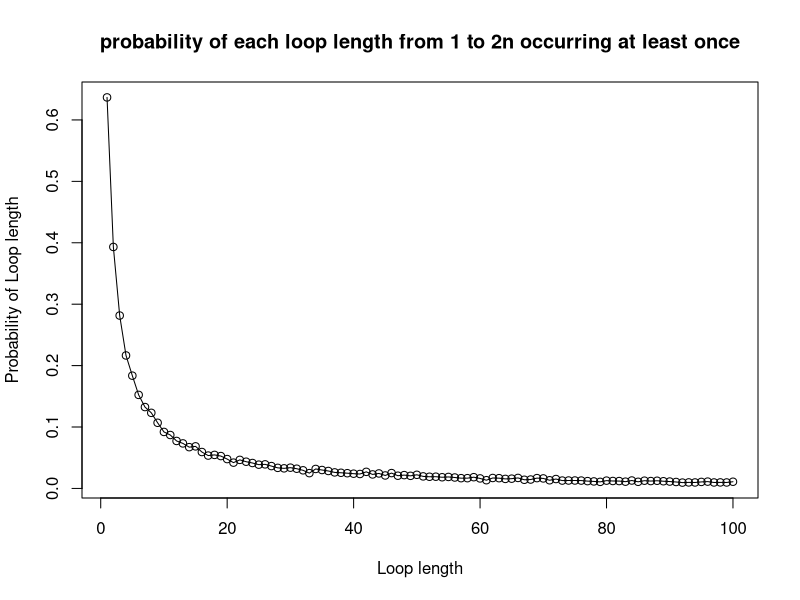
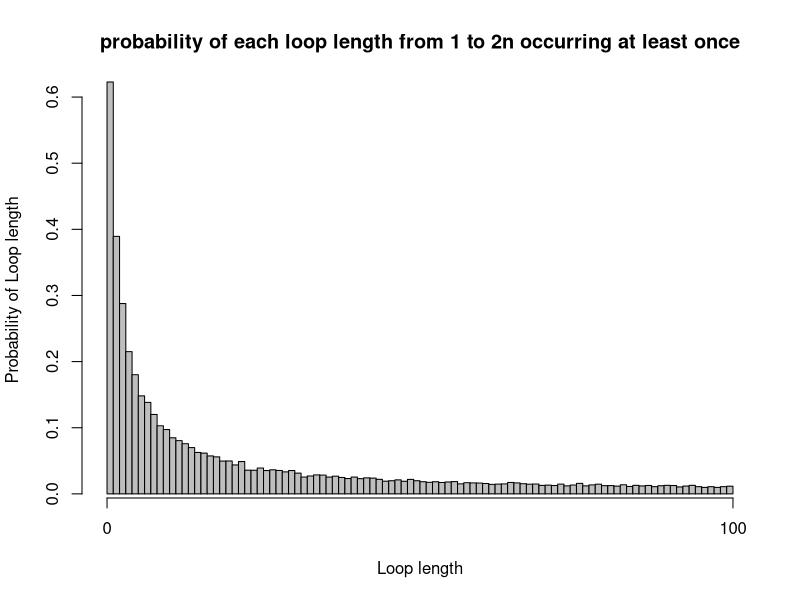

Generate these figures, in order, with R:
# Karman Singh s1936373
# Viren Sirwani Mulani s1949143
# Alannah Hounat s2434943
# Git repo Link:
# Team member contributions to project:

# INPUT: n <- decides numbers of prisoners, k<- prisoner number, numbered_boxes <- numbered boxes
# OUTPUT: the number of successes
# Purpose: Is to find and track the number of successes for us to calculate
# the probabilities in later functions. Also, so code isn't repeated in later functions
success_check <- function(n, k, numbered_boxes) {
  # number of boxes opened by prisoner
  number_of_attempts <- 0
  # value 1 indicates prisoner number found, 0 otherwise
  number_of_success <- 0
  # first box opened corresponds to value of k, depending on strategy used, could be 
  # random or prisoners number
  guess <- numbered_boxes[k]
  # while loop checks if number of boxes opened is less than or equal to n
  while (number_of_attempts <= n) {
    if (guess == k) {
      # if prisoner number found, no need to continue looking
      number_of_success <- 1
      break
    }
    else {
      # move on to the next box as previous box did not contain prisoner number
      guess <- numbered_boxes[guess]
      # number of attempts goes up by one as prisoner moves on to next box
      number_of_attempts <- number_of_attempts + 1
    }
  }
  
  return (number_of_success)
}

# INPUT: n <- decides numbers of prisoners, quantity <- number of items to choose
# OUTPUT: vector of integers of length 'quantity'
# PURPOSE: produce a vector of box numbers of a particular size depending on 
# the strategy. Strategy 2 would require us to return just one box number while 
# strategy 3 requires us to return n random box numbers
produce_random_numbered_boxes <- function(n, quantity) {
  return (sample(1:n, quantity))
}

# INPUT: n <- decides numbers of prisoners, k <- prisoner number, strategy <- 1, 2 or 3,
# numbered_boxes<- numbered boxes
# OUTPUT: 1(success) or 0(fail)
# PURPOSE: This function simulates the first strategy where a prisoner
# picks a box with their number on it, the second strategy where a prisoner
# picks a random box to begin with, and the third strategy where a prisoner
# picks n boxes at random, checking each card for their number
check_success_given_strategy <- function(n, k, strategy, numbered_boxes){
  success_strategy3 <- 0
  # if and else if to select the correct strategy
  if (strategy == 1)
    # first box picked has prisoners number on it
    first_box <- k
  else if (strategy == 2)
    # pick a box with a random number on it by calling the helper function 
    # 'produce_random_numbered_boxes'
    first_box <- produce_random_numbered_boxes(2 * n, 1)
  else if (strategy == 3) {
    # here we need n random boxes, the aforementioned helper function is used again
    random_box <- produce_random_numbered_boxes(2 * n, n)
    for (box in random_box) {
      # if one of the random boxes contains the prisoners number
      if (box == k){
        # count successes
        success_strategy3 <- 1
        break
      }
    }
    return (success_strategy3)
  }
  # check the success, used for strategy 1 and 2
  check <- success_check(n, first_box, numbered_boxes)
  return(check)
}

# INPUT: n <- decides numbers of prisoners, k <- prisoner number, strategy <- either 1,2,3,
# nreps <- number of times experiment is done
# OUTPUT: Probability estimate of prisoner k finding their number using given strategy
# PURPOSE: To find the probability of one prisoner finding their number
Pone <- function(n, k, strategy, nreps = 10000) {
  number_of_success <- 0
  for (reps in 1:nreps) {
    # index of numbered_boxes corresponds to the box number, and the value stored
    # at that index corresponds to the numbered card randomly placed in the box
    numbered_boxes <- produce_random_numbered_boxes(2 * n, 2 * n)
    number_of_success <- number_of_success + 
      check_success_given_strategy(n, k, strategy, numbered_boxes)
  }
  # we divide number_of_success by nreps to get a probability of a single prisoner
  # finding their number
  prob_one_estimate <- number_of_success / nreps
  return (prob_one_estimate)
}

# INPUT: n <- decides numbers of prisoners, strategy <- either 1,2,3
# nreps <- number of times experiment is done
# OUTPUT: Probability estimate of all prisoners finding their number using given strategy
# PURPOSE: To find the probability of all prisoners being released
Pall <- function(n, strategy, nreps = 10000) {
  number_of_success <- 0
  for (reps in 1:nreps) {
    # Outside inner loop since the room is returned to original state once 
    # prisoner leaves
    numbered_boxes <- produce_random_numbered_boxes(2 * n, 2 * n)
    for (prisoner_number in 1:(2 * n)) {
      check <- check_success_given_strategy(n, prisoner_number, strategy, numbered_boxes)
      if (check == 0)
        break
    }
    number_of_success <- number_of_success + check
  }
  
  prob_all_estimate <- number_of_success / nreps
  return (prob_all_estimate)
}

cat("Probability estimate of a single prisoner succeeding in finding their number:")
cat("\nn=5\nStrategy 1:", Pone(5, 7, 1))
cat("\nStrategy 2:", Pone(5, 7, 2))
cat("\nStrategy 3:", Pone(5, 7, 3))

cat("\nn=50\nStrategy 1:", Pone(50, 7, 1))
cat("\nStrategy 2:", Pone(50, 7, 2))
cat("\nStrategy 3:", Pone(50, 7, 3))

cat("\nProbability estimate of all prisoners succeeding in finding their numbers:")
cat("\nn=5\nStrategy 1:", Pall(5, 1))
cat("\nStrategy 2:", Pall(5, 2))
cat("\nStrategy 3:", Pall(5, 3))

cat("\nn=50\nStrategy 1:", Pall(50, 1))
cat("\nStrategy 2:", Pall(50, 2))
cat("\nStrategy 3:", Pall(50, 3))

# For Pone evidently the less people there are (the smaller that n is) the better 
# chance of success. Although Strategy 3 yields almost consistently similar 
# results as after all we are still only observing n boxes with 2*n prisoners.

# Pall is where we observe a surprising result. Strategy 3 yields zero/near zero
# probabilities. Strategy 1 and 2 yields an approximate probability of 33% and 52% when
# n=50 and n=5 respectively. This seems to be the most optimal strategy, but why?
# This is due to a cycle.
# Every box leads to another box and eventually loops back to the prisoner number,
# this is guaranteed. What is not guaranteed is the cycle which contains the 
# prisoner number may have a length greater than n.

# INPUT: n <- decides numbers of prisoners, nreps <- number of times experiment is done
# OUTPUT: 
# PURPOSE: 
dloop <- function(n, nreps = 10000) {
  # count of all the cycles with loop length 1 to 2n that occurred 0 times 
  # in the simulation
  count_loop_length_0_times = rep(0, 2*n)
  #loop over all experiments(number of repetitions)
  for (reps in 1:nreps) {
    # index of numbered_boxes corresponds to the box number, and the value stored
    # at that index corresponds to the numbered card randomly placed in the box
    numbered_boxes <- produce_random_numbered_boxes(2 * n, 2 * n)
    # count of how many times a cycle has 1 to 2n loop length
    count_of_loop_length = rep(0, 2*n)
    # numbers that are already present in a cycle, hence don't need to be 
    # iterated over again
    numbers_iterated_over = c()
    # looping over all prisoner numbers
    for (prisoner_number in 1:(2 * n)) {
      # vector to hold various cycles, length of this vector would give the 
      # length of the cycle that contains the prisoner number
      individual_cycles = c()
      # if prisoner number is not present in any previous cycles, we follow
      # the path of boxes to find the cycle that contains the prisoner number.
      # if the prisoner number is present, then just skip to the next 
      # prisoner number
      if (!(prisoner_number %in% numbers_iterated_over)) {
        individual_cycles = append(individual_cycles, prisoner_number)
        next_box_in_cycle = numbered_boxes[prisoner_number]
        # checks if the card removed from the box contains the prisoner number
        while (next_box_in_cycle != prisoner_number) {
          individual_cycles = append(individual_cycles, next_box_in_cycle)
          next_box_in_cycle = numbered_boxes[next_box_in_cycle]
        }
        count_of_loop_length[length(individual_cycles)] = 
          count_of_loop_length[length(individual_cycles)] + 1
        # appending the numbers in the cycle to the vector that contains all the
        # cycles
        numbers_iterated_over = append(numbers_iterated_over, individual_cycles)
      }
    }
    # finds all loop lengths that occurred 0 times in the experiment and adds 1
    # to the count for each of those loop lengths
    index_loop_length_0_times = grep(0, count_of_loop_length)
    count_loop_length_0_times[index_loop_length_0_times] = 
      count_loop_length_0_times[index_loop_length_0_times] + 1
  }
  prob_loop_length_0_times <- count_loop_length_0_times/nreps
  prob_loop_length_at_least_once <- 1 - prob_loop_length_0_times
  return (prob_loop_length_at_least_once)
}


cat("Probability of loop length from 1 to 2n occurring at least once in a random shuffling of cards to boxes: ")
cat("\nFor n=50: ", dloop(50))

# Here n=50. For the prisoners to be successful, the longest loop must not be greater than
# 50. The probability of not having a loop longer than 50 is equal to the probability
# of a random permutation of the prisoner numbers 1 to 100 having a loop whose length is
# greater than 50. We first need to know the number of permutations of prisoner
# numbers 1 to 100 with a loop of length x>50. That is 100!/x. The probability of 
# of a random permutation containing no loops of length greater than 50 is 
# calculated below:

single_events <- factorial(100)*(1/(51:100))
sum_single_events <- sum(single_events)
prob_no_greater_50 <- 1 - (1/factorial(100))*sum_single_events
cat("The probability of no loop being longer than 50 is:", prob_no_greater_50)


# We use a line graph to visualize the probabilities for each loop length. A line
# graph is used her since we can identify trends in the data. Usually line graphs are
# used to track changes over a short or long period of time. But it can be used in
# this scenario.
n1 <- 50
loop_vector1 <- dloop(n=n1,nreps=10000)
line_graph <- plot(x= 1:(2*n1),
                   y=loop_vector1, 
                   type="o",
                   xlab="Loop length",
                   ylab="Probability of Loop length",
                   main= "probability of each loop length from 1 to 2n occurring at least once")

# A bar chart could be used to compare the different loop lengths. 
# The code is not too different here. Bar-chart may seem a bit cramped
n2 <- 50
loop_vector2 <- dloop(n=n2,nreps=10000)
bar_chart <- barplot(height=loop_vector2, 
                     xlab="Loop length",
                     ylab="Probability of Loop length",
                     main= "probability of each loop length from 1 to 2n occurring at least once",
                     space=0)
# Adds an axis to the current plot
axis(side=1,at=c(0,(2*n2)), tick=TRUE)
